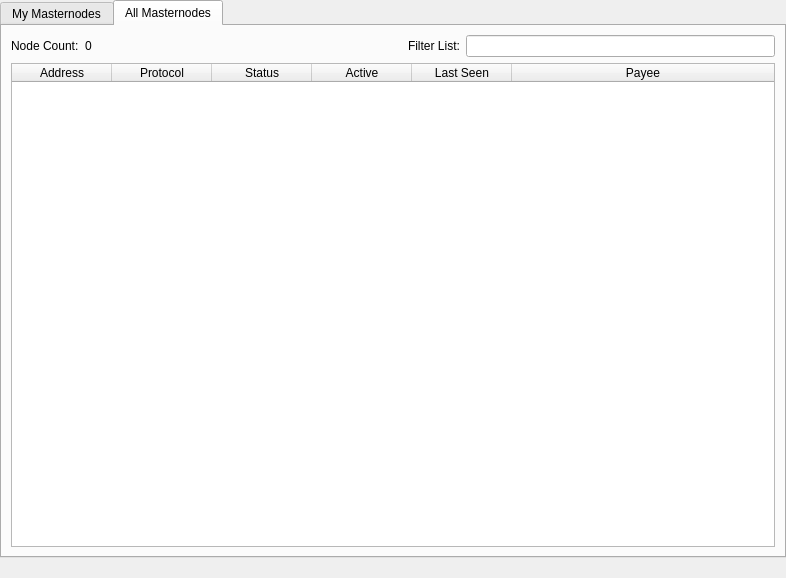
<?xml version="1.0" encoding="UTF-8"?>
<ui version="4.0">
 <class>MasternodeList</class>
 <widget class="QWidget" name="MasternodeList">
  <property name="geometry">
   <rect>
    <x>0</x>
    <y>0</y>
    <width>786</width>
    <height>578</height>
   </rect>
  </property>
  <property name="windowTitle">
   <string>Form</string>
  </property>
  <property name="styleSheet">
   <string notr="true"/>
  </property>
  <layout class="QVBoxLayout" name="topLayout">
   <property name="leftMargin">
    <number>0</number>
   </property>
   <property name="topMargin">
    <number>0</number>
   </property>
   <property name="rightMargin">
    <number>0</number>
   </property>
   <property name="bottomMargin">
    <number>0</number>
   </property>
   <item>
    <layout class="QVBoxLayout" name="verticalLayout">
     <property name="bottomMargin">
      <number>0</number>
     </property>
     <item>
      <widget class="QTabWidget" name="tabWidget">
       <property name="currentIndex">
        <number>1</number>
       </property>
       <widget class="QWidget" name="tabMyMasternodes">
        <attribute name="title">
         <string>My Masternodes</string>
        </attribute>
        <layout class="QGridLayout" name="gridLayout_2">
         <item row="0" column="0">
          <layout class="QVBoxLayout" name="verticalLayout_2">
           <property name="bottomMargin">
            <number>0</number>
           </property>
           <item>
            <layout class="QHBoxLayout" name="horizontalLayout_note">
             <property name="bottomMargin">
              <number>0</number>
             </property>
             <item>
              <widget class="QLabel" name="updateNote">
               <property name="text">
                <string>&lt;html&gt;&lt;head/&gt;&lt;body&gt;&lt;p&gt;Note: Status of your masternodes in local wallet can potentially be slightly incorrect. Always wait for wallet to sync additional data and then double check from another node if your masternode should be running but you still do not see &amp;quot;ENABLED&amp;quot; in &amp;quot;Status&amp;quot; field.&lt;/p&gt;&lt;/body&gt;&lt;/html&gt;</string>
               </property>
               <property name="wordWrap">
                <bool>true</bool>
               </property>
              </widget>
             </item>
            </layout>
           </item>
           <item>
            <widget class="QTableWidget" name="tableWidgetMyMasternodes">
             <property name="minimumSize">
              <size>
               <width>695</width>
               <height>0</height>
              </size>
             </property>
             <property name="frameShape">
              <enum>QFrame::NoFrame</enum>
             </property>
             <property name="frameShadow">
              <enum>QFrame::Plain</enum>
             </property>
             <property name="editTriggers">
              <set>QAbstractItemView::NoEditTriggers</set>
             </property>
             <property name="alternatingRowColors">
              <bool>false</bool>
             </property>
             <property name="selectionMode">
              <enum>QAbstractItemView::SingleSelection</enum>
             </property>
             <property name="selectionBehavior">
              <enum>QAbstractItemView::SelectRows</enum>
             </property>
             <property name="showGrid">
              <bool>false</bool>
             </property>
             <property name="gridStyle">
              <enum>Qt::NoPen</enum>
             </property>
             <property name="sortingEnabled">
              <bool>true</bool>
             </property>
             <attribute name="horizontalHeaderStretchLastSection">
              <bool>true</bool>
             </attribute>
             <column>
              <property name="text">
               <string>Alias</string>
              </property>
             </column>
             <column>
              <property name="text">
               <string>Address</string>
              </property>
             </column>
             <column>
              <property name="text">
               <string>Protocol</string>
              </property>
             </column>
             <column>
              <property name="text">
               <string>Status</string>
              </property>
             </column>
             <column>
              <property name="text">
               <string>Active</string>
              </property>
             </column>
             <column>
              <property name="text">
               <string>Last Seen</string>
              </property>
             </column>
             <column>
              <property name="text">
               <string>Payee</string>
              </property>
             </column>
            </widget>
           </item>
           <item>
            <layout class="QHBoxLayout" name="horizontalLayout_5">
             <property name="bottomMargin">
              <number>0</number>
             </property>
             <item>
              <widget class="QPushButton" name="startButton">
               <property name="minimumSize">
                <size>
                 <width>100</width>
                 <height>0</height>
                </size>
               </property>
               <property name="text">
                <string>S&amp;tart alias</string>
               </property>
              </widget>
             </item>
             <item>
              <widget class="QPushButton" name="startAllButton">
               <property name="minimumSize">
                <size>
                 <width>100</width>
                 <height>0</height>
                </size>
               </property>
               <property name="text">
                <string>Start &amp;all</string>
               </property>
              </widget>
             </item>
             <item>
              <widget class="QPushButton" name="startMissingButton">
               <property name="minimumSize">
                <size>
                 <width>100</width>
                 <height>0</height>
                </size>
               </property>
               <property name="text">
                <string>Start &amp;MISSING</string>
               </property>
              </widget>
             </item>
             <item>
              <widget class="QPushButton" name="UpdateButton">
               <property name="minimumSize">
                <size>
                 <width>100</width>
                 <height>0</height>
                </size>
               </property>
               <property name="text">
                <string>&amp;Update status</string>
               </property>
              </widget>
             </item>
             <item>
              <widget class="QLabel" name="autoupdate_label">
               <property name="text">
                <string>Status will be updated automatically in (sec):</string>
               </property>
              </widget>
             </item>
             <item>
              <widget class="QLabel" name="secondsLabel">
               <property name="text">
                <string>0</string>
               </property>
              </widget>
             </item>
             <item>
              <spacer name="horizontalSpacer_5">
               <property name="orientation">
                <enum>Qt::Horizontal</enum>
               </property>
               <property name="sizeHint" stdset="0">
                <size>
                 <width>40</width>
                 <height>20</height>
                </size>
               </property>
              </spacer>
             </item>
            </layout>
           </item>
          </layout>
         </item>
        </layout>
       </widget>
       <widget class="QWidget" name="tabAllMasternodes">
        <attribute name="title">
         <string>All Masternodes</string>
        </attribute>
        <layout class="QGridLayout" name="gridLayout">
         <item row="1" column="0">
          <widget class="QTableWidget" name="tableWidgetMasternodes">
           <property name="editTriggers">
            <set>QAbstractItemView::NoEditTriggers</set>
           </property>
           <property name="alternatingRowColors">
            <bool>false</bool>
           </property>
           <property name="selectionBehavior">
            <enum>QAbstractItemView::SelectRows</enum>
           </property>
           <property name="showGrid">
            <bool>false</bool>
           </property>
           <property name="gridStyle">
            <enum>Qt::NoPen</enum>
           </property>
           <property name="sortingEnabled">
            <bool>true</bool>
           </property>
           <attribute name="horizontalHeaderStretchLastSection">
            <bool>true</bool>
           </attribute>
           <column>
            <property name="text">
             <string>Address</string>
            </property>
           </column>
           <column>
            <property name="text">
             <string>Protocol</string>
            </property>
           </column>
           <column>
            <property name="text">
             <string>Status</string>
            </property>
           </column>
           <column>
            <property name="text">
             <string>Active</string>
            </property>
           </column>
           <column>
            <property name="text">
             <string>Last Seen</string>
            </property>
           </column>
           <column>
            <property name="text">
             <string>Payee</string>
            </property>
           </column>
          </widget>
         </item>
         <item row="0" column="0">
          <layout class="QHBoxLayout" name="horizontalLayout_3">
           <property name="bottomMargin">
            <number>0</number>
           </property>
           <item>
            <widget class="QLabel" name="label_count">
             <property name="text">
              <string>Node Count:</string>
             </property>
            </widget>
           </item>
           <item>
            <widget class="QLabel" name="countLabel">
             <property name="text">
              <string>0</string>
             </property>
            </widget>
           </item>
           <item>
            <spacer name="horizontalSpacer_3">
             <property name="orientation">
              <enum>Qt::Horizontal</enum>
             </property>
             <property name="sizeHint" stdset="0">
              <size>
               <width>10</width>
               <height>20</height>
              </size>
             </property>
            </spacer>
           </item>
           <item>
            <widget class="QLabel" name="label_filter">
             <property name="text">
              <string>Filter List:</string>
             </property>
             <property name="buddy">
              <cstring>filterLineEdit</cstring>
             </property>
            </widget>
           </item>
           <item>
            <widget class="QLineEdit" name="filterLineEdit">
             <property name="toolTip">
              <string>Filter masternode list</string>
             </property>
            </widget>
           </item>
          </layout>
         </item>
        </layout>
       </widget>
      </widget>
     </item>
     <item>
      <spacer name="horizontalSpacer0">
       <property name="orientation">
        <enum>Qt::Horizontal</enum>
       </property>
       <property name="sizeHint" stdset="0">
        <size>
         <width>40</width>
         <height>20</height>
        </size>
       </property>
      </spacer>
     </item>
    </layout>
   </item>
  </layout>
 </widget>
 <resources/>
 <connections/>
</ui>
